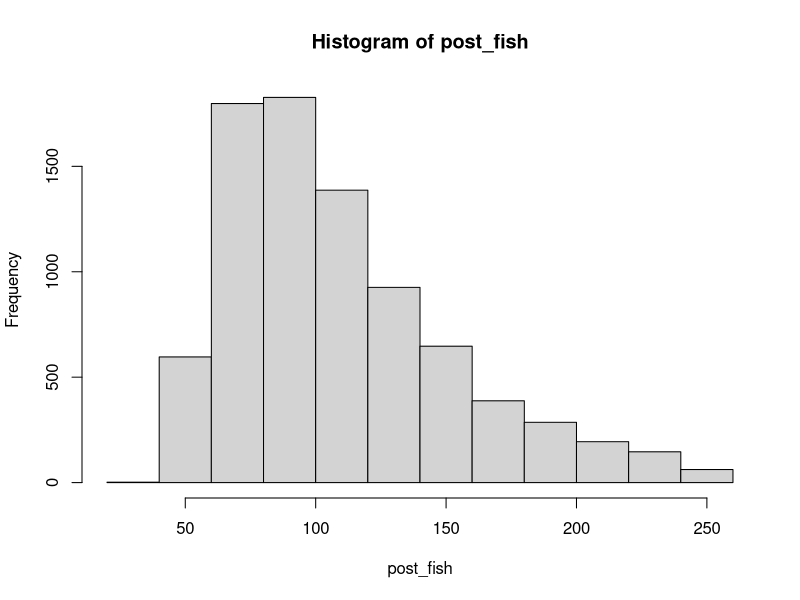
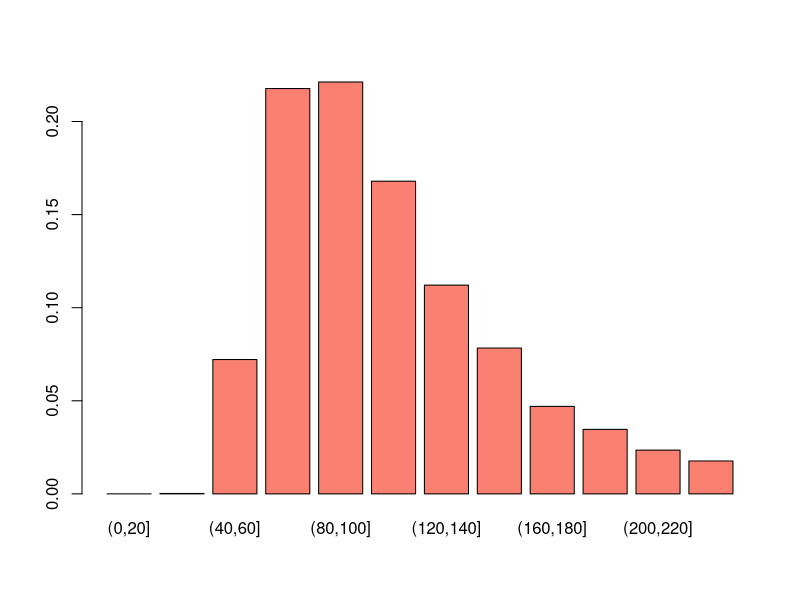

Generate these figures, in order, with R:
n_draw <- 100000

# Defining and drawing from the prior distribution
n_fish <- sample(20:250, n_draw, replace = TRUE)

# Defining the generative model
pick_fish <- function(n_fish) {
  fish <- rep(0:1, c(n_fish - 20, 20))
  sum(sample(fish, 20))
}

# Simulating the data
n_marked <- rep(NA, n_draw)
for(i in 1:n_draw) {
  n_marked[i] <- pick_fish(n_fish[i])
}

# Filtering out those parameter values that didn't result in the
# data that we actually observed
post_fish <- n_fish[n_marked == 5]

hist(post_fish)
length(post_fish)

# The posterior distribution showing the probability of different number of fish
# (binning here in bins of 20 just make the graph easier to interpret)
barplot(table(cut(post_fish, seq(0, 250, 20))) / length(post_fish), col = "salmon")
